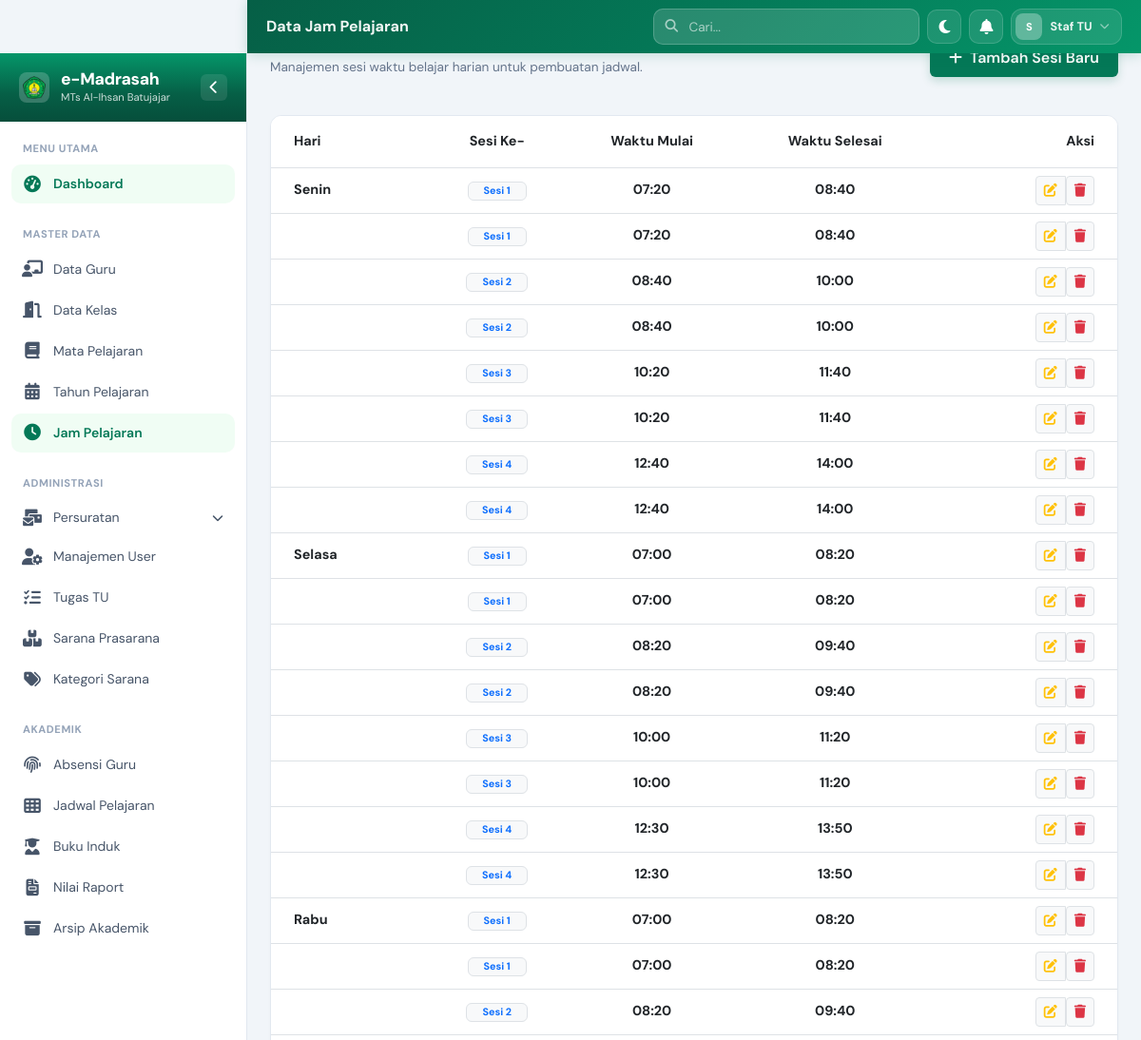
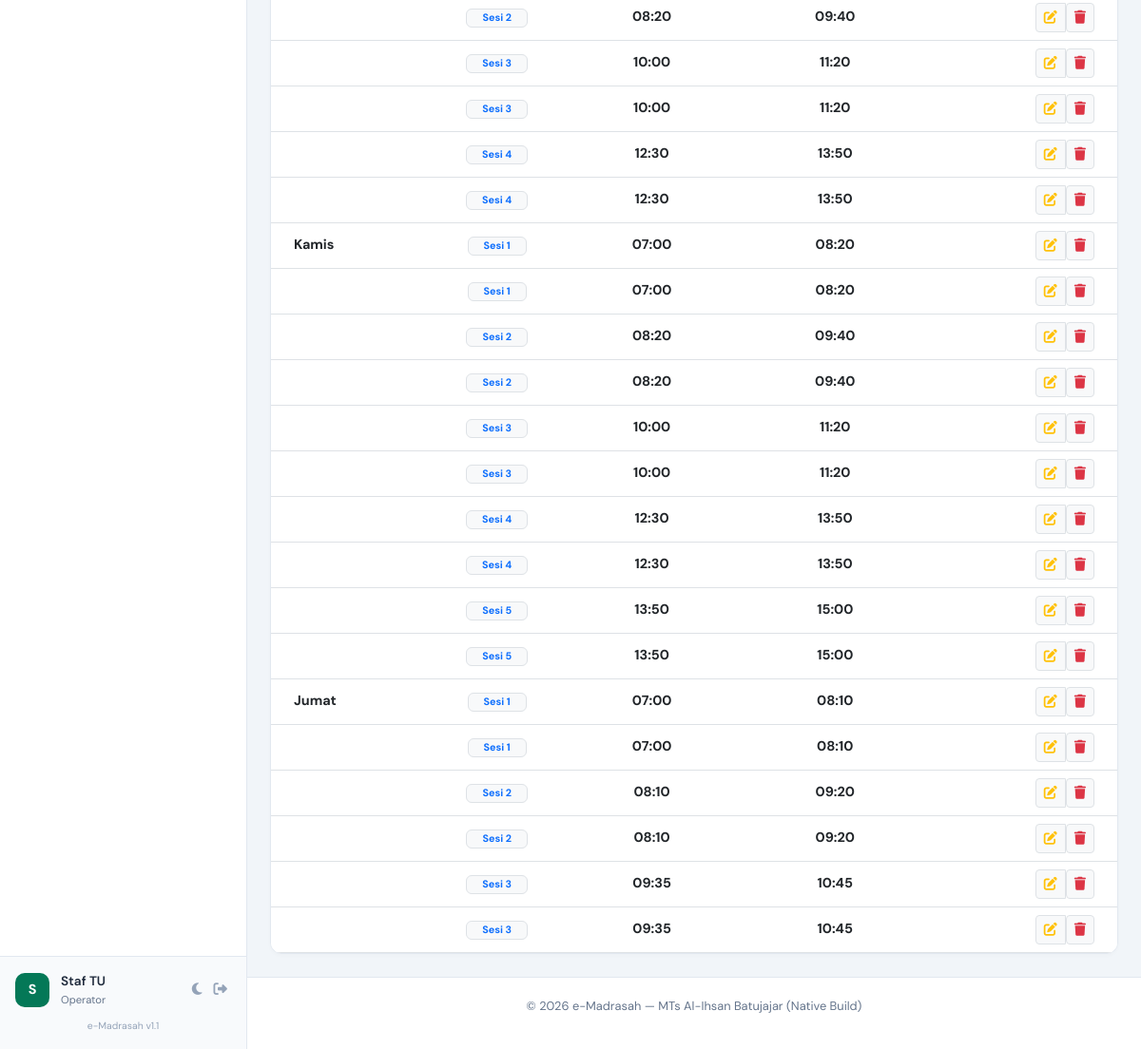
/modules/jam_pelajaran/index.php (signed in), run on the app's committed database (2 pictures, top to bottom).
### tables this page shows
CREATE TABLE `jam_pelajaran` (
  `id` bigint unsigned NOT NULL AUTO_INCREMENT,
  `hari` varchar(255) NOT NULL,
  `sesi_ke` int NOT NULL,
  `jam_mulai` time NOT NULL,
  `jam_selesai` time NOT NULL,
  `created_at` timestamp NULL DEFAULT NULL,
  `updated_at` timestamp NULL DEFAULT NULL,
  PRIMARY KEY (`id`)
);

### includes/functions.php (called while the page is built, shortened)
<?php
function base_url($path = '') {
    $base_folder = "/emadrasah/";
    $path = ltrim($path, '/');
    if (preg_match('/^(assets|uploads|vendor)/', $path)) {
        return $base_folder . $path;
    }
    $parts = explode('?', $path, 2);
    $clean_path = $parts[0];
    $query = isset($parts[1]) ? '?' . $parts[1] : '';
    $clean_path = preg_replace('/^modules\//', '', $clean_path);
    if ($clean_path === 'index.php') {
        $clean_path = '';
    } else {
        $clean_path = preg_replace('/\/index\.php$/', '', $clean_path);
        $clean_path = preg_replace('/\.php$/', '', $clean_path);
    }
    return $base_folder . ltrim($clean_path, '/') . $query;
}
?>

### modules/jam_pelajaran/index.php (the view, shortened to what this page needs)
<?php
include __DIR__ . '/../../includes/header.php';
$stmt = $pdo->query("SELECT * FROM jam_pelajaran ORDER BY FIELD(hari, 'Senin', 'Selasa', 'Rabu', 'Kamis', 'Jumat', 'Sabtu', 'Minggu'), sesi_ke ASC");
$jam_list = $stmt->fetchAll();
?>
<div class="page-header mb-4 fade-in">
    <div>
        <h2 class="page-title"><i class="fas fa-clock me-2 text-primary"></i>Jam Pelajaran</h2>
        <p class="page-subtitle">Manajemen sesi waktu belajar harian untuk pembuatan jadwal.</p>
    </div>
    <div>
        <a href="<?php echo base_url('modules/jam_pelajaran/create.php'); ?>" class="btn btn-primary">
            <i class="fas fa-plus me-2"></i>Tambah Sesi Baru
        </a>
    </div>
</div>
<div class="card border-0 shadow-sm overflow-hidden">
    <div class="table-responsive">
        <table class="table table-hover align-middle mb-0">
            <thead class="bg-gray-50">
                <tr>
                    <th class="px-4 py-3">Hari</th>
                    <th class="py-3 text-center">Sesi Ke-</th>
                    <th class="py-3 text-center">Waktu Mulai</th>
                    <th class="py-3 text-center">Waktu Selesai</th>
                    <th class="px-4 py-3 text-end">Aksi</th>
                </tr>
            </thead>
            <tbody>
                <?php if (empty($jam_list)): ?>
                <tr>
                    <td colspan="5" class="text-center py-5 text-muted">
                        <i class="fas fa-history fa-3x mb-3 d-block opacity-25"></i>
                        Belum ada sesi jam pelajaran yang dikonfigurasi.
                    </td>
                </tr>
                <?php else: ?>
                    <?php
                    $currentHari = '';
                    foreach ($jam_list as $j):
                    ?>
                    <tr>
                        <td class="px-4">
                            <?php if ($j['hari'] !== $currentHari): ?>
                                <span class="fw-bold text-dark"><?php echo $j['hari']; ?></span>
                                <?php $currentHari = $j['hari']; ?>
                            <?php endif; ?>
                        </td>
                        <td class="text-center">
                            <span class="badge bg-light text-primary border px-3">Sesi <?php echo $j['sesi_ke']; ?></span>
                        </td>
                        <td class="text-center fw-bold"><?php echo substr($j['jam_mulai'], 0, 5); ?></td>
                        <td class="text-center fw-bold"><?php echo substr($j['jam_selesai'], 0, 5); ?></td>
                        <td class="px-4 text-end">
                            <div class="btn-group">
                                <a href="<?php echo base_url('modules/jam_pelajaran/edit.php?id=' . $j['id']); ?>" class="btn btn-sm btn-light border" title="Edit">
                                    <i class="fas fa-edit text-warning"></i>
                                </a>
                                <form action="<?php echo base_url('modules/jam_pelajaran/delete.php'); ?>" method="POST" class="d-inline" id="deleteForm-<?= $j['id'] ?>">
                                    <button type="button" class="btn btn-sm btn-light border"
                                        onclick="showConfirmModal('Hapus sesi ini? Ini mungkin berdampak pada jadwal yang sudah ada.', function() { document.getElementById('deleteForm-<?= $j['id'] ?>').submit(); })"
                                        title="Hapus">
                                        <i class="fas fa-trash text-danger"></i>
                                    </button>
                                </form>
                            </div>
                        </td>
                    </tr>
                    <?php endforeach; ?>
                <?php endif; ?>
            </tbody>
        </table>
    </div>
</div>
<?php include __DIR__ . '/../../includes/footer.php'; ?>

### assets/css/custom.css (style rules this page uses)
:root { --em-green-950: #022c22; --em-green-900: #064e3b; --em-green-800: #065f46; --em-green-700: #047857; --em-green-600: #059669; --em-green-500: #10b981; --em-green-200: #a7f3d0; --em-green-100: #d1fae5; --em-green-50 : #f0fdf4; --em-gold : #b45309; --em-gold-light: #fef3c7; --em-gray-950: #020617; --em-gray-900: #0f172a; --em-gray-800: #1e293b; --em-gray-700: #334155; --em-gray-600: #475569; --em-gray-500: #64748b; --em-gray-400: #94a3b8; --em-gray-300: #cbd5e1; --em-gray-200: #e2e8f0; --em-gray-100: #f1f5f9; --em-gray-50 : #f8fafc; --em-white : #ffffff; --em-primary : var(--em-green-700); --em-primary-dark : var(--em-green-800); --em-primary-darker : var(--em-green-900); --em-surface : var(--em-white); --em-bg : #f1f5f9; --em-border : #e2e8f0; --em-text : #1e293b; --em-text-muted : #64748b; --em-sidebar-w : 260px; --em-sidebar-collapsed-w: 75px; --em-header-h : 56px; --em-r-md : 10px; --em-r-lg : 14px; --em-r-xl : 20px; --em-r-full: 9999px; --em-ease : cubic-bezier(0.4, 0, 0.2, 1); --em-dur : 250ms; }
body { font-family: 'DM Sans', 'Segoe UI', system-ui, sans-serif; background: var(--em-bg); color: var(--em-text); font-size: 0.9rem; -webkit-font-smoothing: antialiased; overflow-x: hidden; transition: background-color 0.3s ease, color 0.3s ease; }
h1, h2, h3, h4, h5, h6 { font-family: 'Plus Jakarta Sans', sans-serif; font-weight: 700; }
.fade-in { animation: emFadeIn 0.5s ease both; }
.card { border-radius: 12px !important; border: 1px solid var(--em-border) !important; box-shadow: 0 2px 4px rgba(0,0,0,0.02) !important; background: var(--em-white); transition: transform 0.2s, box-shadow 0.2s; }
.btn-primary { background: var(--em-primary); border: none; padding: 8px 20px; font-weight: 600; box-shadow: 0 4px 10px rgba(4, 120, 87, 0.2); }
.fade-in { animation: fadeIn 0.4s ease-out; }
.page-header { display: flex; flex-wrap: wrap; gap: 16px; justify-content: space-between; align-items: center; margin-bottom: 24px; }
.page-title { font-size: 1.5rem; font-weight: 800; color: var(--em-gray-900); }
.page-subtitle { font-size: 0.85rem; color: var(--em-gray-500); }

### data on the page
jam_pelajaran: hari "Senin", sesi_ke "1", jam_mulai "07:20", jam_selesai "08:40"
jam_pelajaran: sesi_ke "1", jam_mulai "07:20", jam_selesai "08:40"
jam_pelajaran: sesi_ke "2", jam_mulai "08:40", jam_selesai "10:00"
jam_pelajaran: sesi_ke "2", jam_mulai "08:40", jam_selesai "10:00"
jam_pelajaran: sesi_ke "3", jam_mulai "10:20", jam_selesai "11:40"
jam_pelajaran: sesi_ke "3", jam_mulai "10:20", jam_selesai "11:40"
jam_pelajaran: sesi_ke "4", jam_mulai "12:40", jam_selesai "14:00"
jam_pelajaran: sesi_ke "4", jam_mulai "12:40", jam_selesai "14:00"
jam_pelajaran: hari "Selasa", sesi_ke "1", jam_mulai "07:00", jam_selesai "08:20"
jam_pelajaran: sesi_ke "1", jam_mulai "07:00", jam_selesai "08:20"
jam_pelajaran: sesi_ke "2", jam_mulai "08:20", jam_selesai "09:40"
jam_pelajaran: sesi_ke "2", jam_mulai "08:20", jam_selesai "09:40"
jam_pelajaran: sesi_ke "3", jam_mulai "10:00", jam_selesai "11:20"
jam_pelajaran: sesi_ke "3", jam_mulai "10:00", jam_selesai "11:20"
jam_pelajaran: sesi_ke "4", jam_mulai "12:30", jam_selesai "13:50"
jam_pelajaran: sesi_ke "4", jam_mulai "12:30", jam_selesai "13:50"
jam_pelajaran: hari "Rabu", sesi_ke "1", jam_mulai "07:00", jam_selesai "08:20"
jam_pelajaran: sesi_ke "1", jam_mulai "07:00", jam_selesai "08:20"
jam_pelajaran: sesi_ke "2", jam_mulai "08:20", jam_selesai "09:40"
jam_pelajaran: sesi_ke "2", jam_mulai "08:20", jam_selesai "09:40"
jam_pelajaran: sesi_ke "3", jam_mulai "10:00", jam_selesai "11:20"
jam_pelajaran: sesi_ke "3", jam_mulai "10:00", jam_selesai "11:20"
jam_pelajaran: sesi_ke "4", jam_mulai "12:30", jam_selesai "13:50"
jam_pelajaran: sesi_ke "4", jam_mulai "12:30", jam_selesai "13:50"
jam_pelajaran: hari "Kamis", sesi_ke "1", jam_mulai "07:00", jam_selesai "08:20"
jam_pelajaran: sesi_ke "1", jam_mulai "07:00", jam_selesai "08:20"
jam_pelajaran: sesi_ke "2", jam_mulai "08:20", jam_selesai "09:40"
jam_pelajaran: sesi_ke "2", jam_mulai "08:20", jam_selesai "09:40"
jam_pelajaran: sesi_ke "3", jam_mulai "10:00", jam_selesai "11:20"
jam_pelajaran: sesi_ke "3", jam_mulai "10:00", jam_selesai "11:20"
jam_pelajaran: sesi_ke "4", jam_mulai "12:30", jam_selesai "13:50"
jam_pelajaran: sesi_ke "4", jam_mulai "12:30", jam_selesai "13:50"
jam_pelajaran: sesi_ke "5", jam_mulai "13:50", jam_selesai "15:00"
jam_pelajaran: sesi_ke "5", jam_mulai "13:50", jam_selesai "15:00"
jam_pelajaran: hari "Jumat", sesi_ke "1", jam_mulai "07:00", jam_selesai "08:10"
jam_pelajaran: sesi_ke "1", jam_mulai "07:00", jam_selesai "08:10"
jam_pelajaran: sesi_ke "2", jam_mulai "08:10", jam_selesai "09:20"
jam_pelajaran: sesi_ke "2", jam_mulai "08:10", jam_selesai "09:20"
jam_pelajaran: sesi_ke "3", jam_mulai "09:35", jam_selesai "10:45"
jam_pelajaran: sesi_ke "3", jam_mulai "09:35", jam_selesai "10:45"

### other printed values
$page_title "Data Jam Pelajaran"
substr($_SESSION['user_name'] ?? 'A', 0, 1) "S"
$_SESSION['user_name'] "Staf TU"
$_SESSION['user_role'] "Operator"
